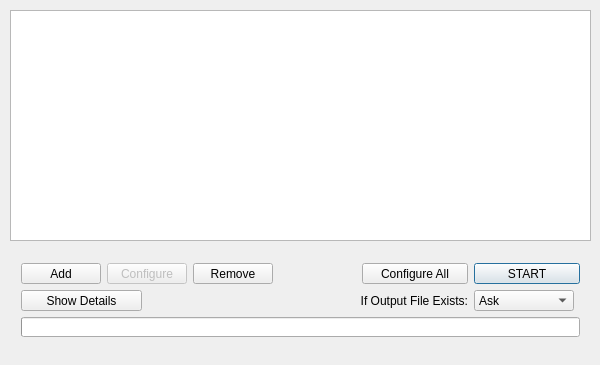
<?xml version="1.0" encoding="UTF-8"?>
<ui version="4.0">
 <class>AMVtool</class>
 <widget class="QMainWindow" name="AMVtool">
  <property name="geometry">
   <rect>
    <x>0</x>
    <y>0</y>
    <width>600</width>
    <height>365</height>
   </rect>
  </property>
  <property name="sizePolicy">
   <sizepolicy hsizetype="Fixed" vsizetype="Fixed">
    <horstretch>0</horstretch>
    <verstretch>0</verstretch>
   </sizepolicy>
  </property>
  <property name="minimumSize">
   <size>
    <width>600</width>
    <height>365</height>
   </size>
  </property>
  <property name="maximumSize">
   <size>
    <width>600</width>
    <height>365</height>
   </size>
  </property>
  <property name="acceptDrops">
   <bool>false</bool>
  </property>
  <property name="windowTitle">
   <string>AMVtool 1.2 (Beta 4)</string>
  </property>
  <widget class="QWidget" name="centralWidget">
   <widget class="QListWidget" name="fileList">
    <property name="geometry">
     <rect>
      <x>10</x>
      <y>10</y>
      <width>581</width>
      <height>231</height>
     </rect>
    </property>
    <property name="dragEnabled">
     <bool>false</bool>
    </property>
   </widget>
   <widget class="QTextEdit" name="textEdit">
    <property name="enabled">
     <bool>true</bool>
    </property>
    <property name="geometry">
     <rect>
      <x>10</x>
      <y>350</y>
      <width>581</width>
      <height>161</height>
     </rect>
    </property>
   </widget>
   <widget class="QWidget" name="layoutWidget">
    <property name="geometry">
     <rect>
      <x>10</x>
      <y>252</y>
      <width>581</width>
      <height>96</height>
     </rect>
    </property>
    <layout class="QGridLayout" name="gridLayout">
     <item row="0" column="0">
      <widget class="QPushButton" name="addFiles">
       <property name="sizePolicy">
        <sizepolicy hsizetype="Fixed" vsizetype="Fixed">
         <horstretch>0</horstretch>
         <verstretch>0</verstretch>
        </sizepolicy>
       </property>
       <property name="text">
        <string>Add</string>
       </property>
      </widget>
     </item>
     <item row="0" column="1" colspan="2">
      <widget class="QPushButton" name="configEncSettings">
       <property name="enabled">
        <bool>false</bool>
       </property>
       <property name="sizePolicy">
        <sizepolicy hsizetype="Expanding" vsizetype="Fixed">
         <horstretch>0</horstretch>
         <verstretch>0</verstretch>
        </sizepolicy>
       </property>
       <property name="text">
        <string>Configure</string>
       </property>
      </widget>
     </item>
     <item row="0" column="3">
      <widget class="QPushButton" name="removeFiles">
       <property name="sizePolicy">
        <sizepolicy hsizetype="Fixed" vsizetype="Fixed">
         <horstretch>0</horstretch>
         <verstretch>0</verstretch>
        </sizepolicy>
       </property>
       <property name="text">
        <string>Remove</string>
       </property>
      </widget>
     </item>
     <item row="0" column="4">
      <spacer name="horizontalSpacer">
       <property name="orientation">
        <enum>Qt::Horizontal</enum>
       </property>
       <property name="sizeHint" stdset="0">
        <size>
         <width>68</width>
         <height>20</height>
        </size>
       </property>
      </spacer>
     </item>
     <item row="0" column="5">
      <widget class="QPushButton" name="configAll">
       <property name="sizePolicy">
        <sizepolicy hsizetype="Fixed" vsizetype="Fixed">
         <horstretch>0</horstretch>
         <verstretch>0</verstretch>
        </sizepolicy>
       </property>
       <property name="minimumSize">
        <size>
         <width>106</width>
         <height>0</height>
        </size>
       </property>
       <property name="text">
        <string>Configure All</string>
       </property>
      </widget>
     </item>
     <item row="0" column="6">
      <widget class="QPushButton" name="convertFiles">
       <property name="sizePolicy">
        <sizepolicy hsizetype="Fixed" vsizetype="Fixed">
         <horstretch>0</horstretch>
         <verstretch>0</verstretch>
        </sizepolicy>
       </property>
       <property name="minimumSize">
        <size>
         <width>106</width>
         <height>0</height>
        </size>
       </property>
       <property name="text">
        <string>START</string>
       </property>
       <property name="default">
        <bool>true</bool>
       </property>
      </widget>
     </item>
     <item row="1" column="0" colspan="2">
      <widget class="QPushButton" name="showDetails">
       <property name="sizePolicy">
        <sizepolicy hsizetype="Fixed" vsizetype="Fixed">
         <horstretch>0</horstretch>
         <verstretch>0</verstretch>
        </sizepolicy>
       </property>
       <property name="minimumSize">
        <size>
         <width>121</width>
         <height>0</height>
        </size>
       </property>
       <property name="text">
        <string>Show Details</string>
       </property>
      </widget>
     </item>
     <item row="1" column="2" colspan="2">
      <spacer name="horizontalSpacer_2">
       <property name="orientation">
        <enum>Qt::Horizontal</enum>
       </property>
       <property name="sizeHint" stdset="0">
        <size>
         <width>98</width>
         <height>20</height>
        </size>
       </property>
      </spacer>
     </item>
     <item row="1" column="4" colspan="2">
      <widget class="QLabel" name="fileExists">
       <property name="sizePolicy">
        <sizepolicy hsizetype="Expanding" vsizetype="Preferred">
         <horstretch>0</horstretch>
         <verstretch>0</verstretch>
        </sizepolicy>
       </property>
       <property name="text">
        <string>If Output File Exists:</string>
       </property>
       <property name="alignment">
        <set>Qt::AlignRight|Qt::AlignTrailing|Qt::AlignVCenter</set>
       </property>
      </widget>
     </item>
     <item row="1" column="6">
      <widget class="QComboBox" name="ifExists">
       <property name="sizePolicy">
        <sizepolicy hsizetype="Fixed" vsizetype="Fixed">
         <horstretch>0</horstretch>
         <verstretch>0</verstretch>
        </sizepolicy>
       </property>
       <property name="minimumSize">
        <size>
         <width>100</width>
         <height>0</height>
        </size>
       </property>
       <property name="maximumSize">
        <size>
         <width>100</width>
         <height>16777215</height>
        </size>
       </property>
       <item>
        <property name="text">
         <string>Ask</string>
        </property>
       </item>
       <item>
        <property name="text">
         <string>Overwrite</string>
        </property>
       </item>
       <item>
        <property name="text">
         <string>Skip</string>
        </property>
       </item>
      </widget>
     </item>
     <item row="2" column="0" colspan="7">
      <widget class="QProgressBar" name="progressBar">
       <property name="value">
        <number>0</number>
       </property>
       <property name="textVisible">
        <bool>false</bool>
       </property>
      </widget>
     </item>
    </layout>
   </widget>
  </widget>
  <widget class="QStatusBar" name="statusBar">
   <property name="sizeGripEnabled">
    <bool>false</bool>
   </property>
  </widget>
 </widget>
 <layoutdefault spacing="6" margin="11"/>
 <resources/>
 <connections/>
</ui>
